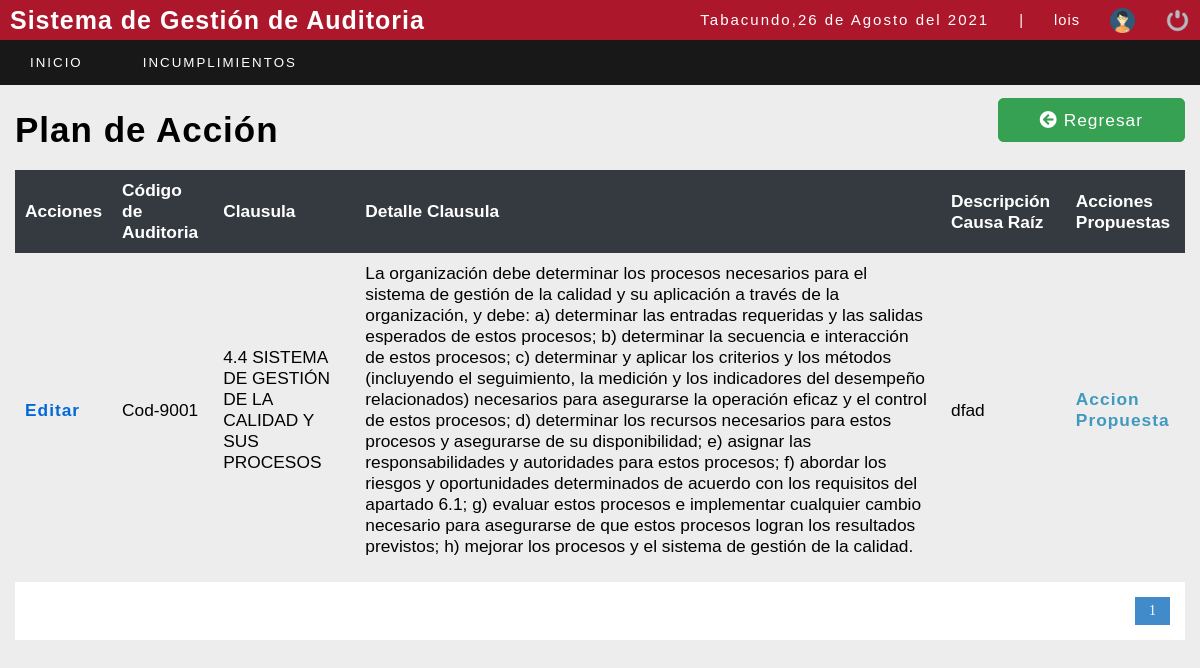
Page /sistema/lista_planaccion.php?id=295&ida=119 (signed in) on the committed database.
### tables this page shows
CREATE TABLE `detalleauditoria` (
  `iddetalleauditoria` int(11) NOT NULL,
  `codigoauditoria` varchar(80) NOT NULL,
  `idperiodo` int(11) NOT NULL,
  `fechaejecucion` date NOT NULL,
  `idgrupo` int(11) NOT NULL,
  `fechacreacion` date NOT NULL DEFAULT current_timestamp(),
  `estado` int(11) NOT NULL DEFAULT 1
);

CREATE TABLE `clausula` (
  `idclausula` int(11) NOT NULL,
  `clausula` varchar(200) NOT NULL,
  `detalleclausula` varchar(2000) NOT NULL,
  `idnorma` int(11) NOT NULL,
  `idproceso` int(11) NOT NULL
);

CREATE TABLE `plandeaccion` (
  `idplandeaccion` int(11) NOT NULL,
  `iddetalleclausula` int(11) NOT NULL,
  `consecuencia` varchar(150) NOT NULL,
  `analisiscausa` varchar(150) NOT NULL,
  `desarrollometodo` varchar(300) NOT NULL,
  `causaraiz` varchar(150) NOT NULL
);

### sistema/lista_planaccion.php (the view, shortened to what this page needs)
<?php
include "../conexion.php";
$usu = $_SESSION['id_user'];
$iddetalleclausula = $_REQUEST['id'];
$iddetalleauditoria = $_REQUEST['ida'];
?>
<!DOCTYPE html>
<html lang="en">
<head>
	<?php include "includes/scripts.php"; ?>
	<link rel="stylesheet" href="https://pro.fontawesome.com/releases/v5.10.0/css/all.css" />
</head>
<body>
	<?php include "includes/header.php"; ?>
	<section id="container">
		<div style="display: flex;  justify-content:space-between; margin: 20px 0px; ">
			<h1>Plan de Acción</h1>
			<div style="justify-content:flex-end">
				<a style="border: 2px solid #36A152;  color: #ffffff; padding:10px 40px; background-color: #36A152; border-radius: 6px;" href="lista_auditadovista.php?id=<?php echo $iddetalleauditoria ?>" class="btn_save"><i class="fas fa-arrow-circle-left"></i> Regresar</a>
			</div>
		</div>
		<table>
			<tr>
				<th>Acciones</th>
				<th>Código de Auditoria</th>
				<th>Clausula</th>
				<th>Detalle Clausula</th>
				<th>Descripción Causa Raíz</th>
				<th>Acciones Propuestas</th>
			</tr>
			<?php
			$sql_registe = mysqli_query($conection, "SELECT COUNT(*) as total_registro FROM plandeaccion WHERE iddetalleclausula=$iddetalleclausula");
			$result_register = mysqli_fetch_array($sql_registe);
			$total_registro = $result_register['total_registro'];
			$por_pagina = 10;
			if (empty($_GET['pagina'])) {
				$pagina = 1;
			} else {
				$pagina = $_GET['pagina'];
			}
			$desde = ($pagina - 1) * $por_pagina;
			$total_paginas = ceil($total_registro / $por_pagina);
			$query = mysqli_query($conection, "SELECT codigoauditoria,clausula,detalleclausula,causaraiz, pa.idplandeaccion,estado FROM detalleauditoria da, norma n, clausula c,detalleclausula dc ,procesos p , plandeaccion pa WHERE da.iddetalleauditoria=dc.iddetalleauditoria AND c.idclausula=dc.idclausula AND n.idnorma=c.idnorma AND p.idproceso=c.idproceso AND p.liderproceso=$usu AND dc.iddetalleclausula=pa.iddetalleclausula AND dc.parametroscalificacion<>'cumple' AND dc.planaccion=2 AND pa.iddetalleclausula=$iddetalleclausula ORDER BY nombrenorma,codigoauditoria ASC LIMIT $desde,$por_pagina");
			$result = mysqli_num_rows($query);
			if ($result > 0) {
				while ($data = mysqli_fetch_array($query)) {
			?>
					<tr>
						<?php if ($data[5] == 3) { ?>
							<td style="text-align: center; color: #687778;"><abbr title="Ya no puede editar este Plan">Editar</abbr></td>
						<?php 	} else { ?>
							<td>
								<a class="link_edit" href="editar_plan.php?idpa=<?php echo $data[4]; ?>&id=<?php echo $iddetalleclausula; ?>&ida=<?php echo  $iddetalleauditoria; ?>">Editar</a>
							</td>
						<?php
						} ?>
						<td><?php echo $data[0]; ?></td>
						<td><?php echo $data[1]; ?></td>
						<td><?php echo $data[2]; ?></td>
						<td><?php echo $data[3]; ?></td>
						<td><a style="color: #4099BF; font-weight: bold" href="lista_accionpropuesta.php?idpa=<?php echo $data[4]; ?>&id=<?php echo $iddetalleclausula; ?>&ida=<?php echo  $iddetalleauditoria; ?>&es=<?php echo  $data[5] ;?>">Accion Propuesta</a></td>
					</tr>
			<?php
				}
			}
			?>
		</table>
		<div class="paginador">
			<ul>
				<?php
				for ($i = 1; $i <= $total_paginas; $i++) {
					if ($i == $pagina) {
						echo '<li class="pageSelected">' . $i . '</li>';
					} else {
						echo '<li><a href="?pagina=' . $i . '">' . $i . '</a></li>';
					}
				}
				?>
			</ul>
		</div>
	</section>
</body>
</html>

### sistema/css/style.css (style rules this page uses)
* { margin: 0; padding: 0; box-sizing: border-box; }
body { background: #ededed; }
h1, h2, h3, h4, h5, h6 { font-family: Arial, sans-serif; font-weight: bold; letter-spacing: 1px; }
h1 { font-size: 25px; }
a { text-decoration: none; font-family: Arial, sans-serif; letter-spacing: 1px; }
#container { padding: 90px 15px 15px; }
.btn_save { font-size: 13pt; background: #0069D9; padding: 10px; color: #fff; letter-spacing: 1px; border: 0; cursor: pointer; margin: 15px auto; }
#container h1 { font-size: 35px; display: inline-block; }
table { border-collapse: collapse; font-size: 13pt; font-family: Arial, sans-serif; width: 100%; }
table th { text-align: left; padding: 10px; background: #343A40; color: #fff; }
table tr:nth-child(odd) { background: #fff; }
table td { padding: 10px; }
.link_edit { font-weight: bold; color: #0069D9; }
.paginador ul { padding: 15px; list-style: none; background: #FFF; margin-top: 15px; display: -webkit-flex; display: -moz-flex; display: -ms-flex; display: -o-flex; display: flex; justify-content: flex-end; }
.paginador a, .pageSelected { color: #428bca; border: 1px solid #ddd; padding: 5px; display: inline-block; font-size: 14px; text-align: center; width: 35px; }
.pageSelected { color: #FFF; background: #428bca; border: 1px solid #428bca; }

### rows in the picture
detalleauditoria: codigoauditoria "Cod-9001", clausula.clausula "4.4 SISTEMA DE GESTIÓN DE LA CALIDAD Y SUS PROCESOS", clausula.detalleclausula "La organización debe determinar los procesos necesarios para el sistema de gestión de la calidad y su aplicación a través de la organización, y debe: a) determinar las entradas requeridas y las salidas esperados de estos procesos; b) determinar la secuencia e interacción de estos procesos; c) determinar y aplicar los criterios y los métodos (incluyendo el seguimiento, la medición y los indicadores del desempeño relacionados) necesarios para asegurarse la operación eficaz y el control de estos procesos; d) determinar los recursos necesarios para estos procesos y asegurarse de su disponibilidad; e) asignar las responsabilidades y autoridades para estos procesos; f) abordar los riesgos y…", plandeaccion.causaraiz "dfad"

### other values in the picture
fechaC() "26 de Agosto del 2021"
$_SESSION['user'] "lois"
